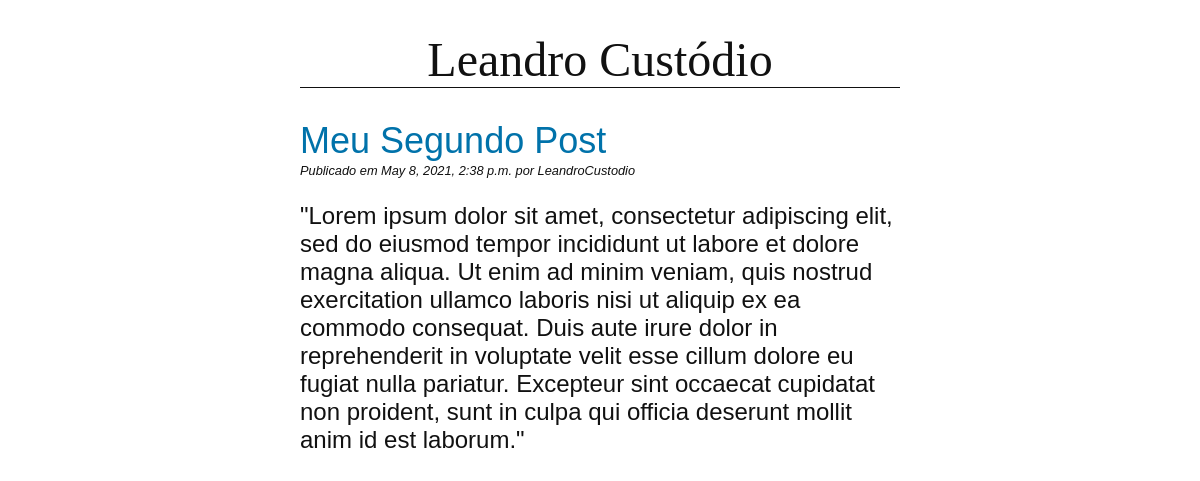
Screenshot of /blog/meu-segundo-post/ with the database file from the repository.
### blog/models.py (models this page shows, shortened)
class Post(models.Model):
    title = models.CharField(max_length=255)
    slug = models.SlugField(max_length=255,unique=True)
    author = models.ForeignKey(User,on_delete=models.CASCADE)
    body = models.TextField()
    created = models.DateTimeField(auto_now_add=True)
    updated = models.DateTimeField(auto_now=True)
    class Meta:
        ordering = ("-created",)

### blog/views.py (the view)
# urls.py: path('<slug:slug>/', views.PostDetailView.as_view(),name = 'detail'),
class PostDetailView(DetailView):
    model = Post

### blog/templates/blog/post_detail.html (shortened to what this page needs)
{% extends "blog/base.html" %}
{% block content %}
    <h2> {{post.title}} </h2>
    <p class="date">
        Publicado em {{ post.created }} por {{ post.author }}
    </p>
    {{ post.body | linebreaks }}
{% endblock %}

### blog/static/css/blog.css (style rules this page uses)
body { margin: 0 25%; font-family: sans-serif; font-size: 1.5rem; color: #111111; }
h2 { color: #0072aa; font-weight: normal; margin-bottom: 1px; }
p.date { font-size: 0.8rem; font-style: italic; margin-top: 1px; }

### rows the page displays
Post: title "Meu Segundo Post", created "May 8, 2021, 2:38 p.m.", author "LeandroCustodio", body "\"Lorem ipsum dolor sit amet, consectetur adipiscing elit, sed do eiusmod tempor incididunt ut labore et dolore magna aliqua. Ut enim ad minim veniam, quis nostrud exercitation ullamco laboris nisi ut aliquip ex ea commodo consequat. Duis aute irure dolor in reprehenderit in voluptate velit esse cillum dolore eu fugiat nulla pariatur. Excepteur sint occaecat cupidatat non proident, sunt in culpa qui officia deserunt mollit anim id est laborum.\""
